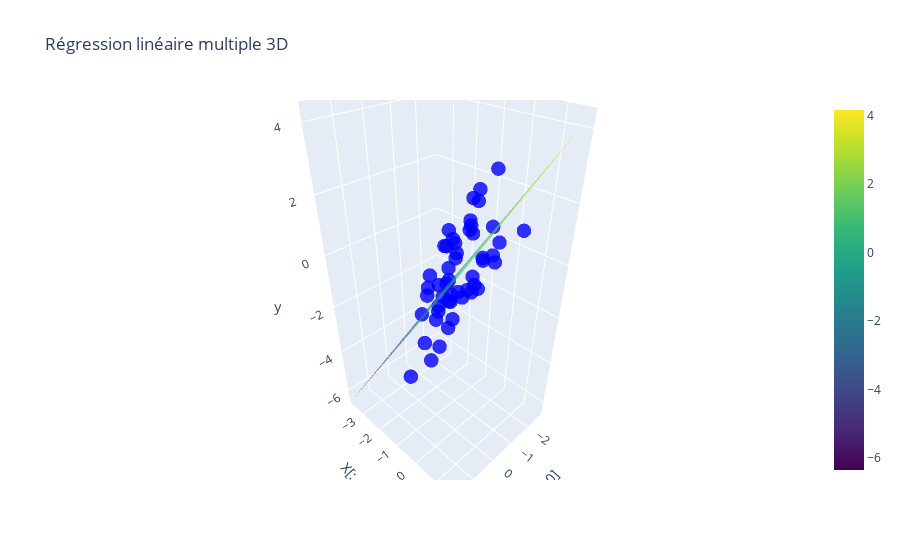

Notebook code cell kept with this figure:
### Code cell
import numpy as np
import plotly.graph_objects as go

# Création d'une grille pour le plan
x1_range = np.linspace(X[:,0].min(), X[:,0].max(), 20)
x2_range = np.linspace(X[:,1].min(), X[:,1].max(), 20)
x1_grid, x2_grid = np.meshgrid(x1_range, x2_range)
y_grid = coef[0] + coef[1]*x1_grid + coef[2]*x2_grid

# Scatter des points
scatter = go.Scatter3d(
    x=X[:,0],
    y=X[:,1],
    z=y,
    mode='markers',
    marker=dict(size=5, color='blue', opacity=0.8),
    name='Données'
)

# Plan de régression
surface = go.Surface(
    x=x1_grid,
    y=x2_grid,
    z=y_grid,
    colorscale='Viridis',
    opacity=0.6,
    name='Plan de régression'
)

# Figure
fig = go.Figure(data=[scatter, surface])
fig.update_layout(
    scene=dict(
        xaxis_title='X[:, 0]',
        yaxis_title='X[:, 1]',
        zaxis_title='y'
    ),
    title='Régression linéaire multiple 3D'
)
fig.show()

### Figure 1 — Plotly figure (JSON) as saved in the notebook; plotly's stock layout.template omitted (floating-point values rounded to 4 significant figures; data arrays with more than 128 entries replaced by an {"elided": "..."} marker saying what was removed)
{"data": [{"marker": {"color": "blue", "opacity": 0.8, "size": 5}, "mode": "markers", "name": "Données", "type": "scatter3d", "x": [-1.033, -1.345, 0.899, -2.086, 0.5753, 0.7092, -2.712, 0.9865, -1.098, -0.6332, -1.305, 0.156, -0.8073, 0.9171, 0.4708, -1.59, -0.6173, -1.992, 0.7157, 0.1844, 1.249, 0.409, -0.338, -1.427, -0.7867, 0.1308, 0.5513, 1.769, 0.4811, -1.312, -1.017, -1.259, 0.6961, -1.283, 0.7678, 1.798, -0.184, 0.201, 0.8279, -0.6758, 1.055, -0.2398, 0.8064, -2.13, 0.9354, -0.495, -0.359, 0.9997, -0.9474, 0.0856], "y": [0.3483, -1.348, 0.4936, 0.6164, -0.9613, 0.3253, -3.646, 0.5731, -0.4717, -0.1927, -0.4852, 0.7923, 0.541, 0.1571, 0.3263, -0.4436, -0.8613, -0.7936, -0.7135, -0.9829, 1.589, 0.09094, -1.699, 0.1535, -1.253, 0.6421, 0.8686, 1.642, 0.2502, -1.873, 0.5796, -0.9843, 0.4373, -2.688, 1.124, -0.1711, 0.5798, -0.4249, 0.4375, 0.5897, 0.2799, 0.1341, 1.12, -1.218, 0.7419, -1.75, -1.166, 0.1118, -1.32, -0.3821], "z": [3.078, -0.247, 2.1, 1.012, -1.461, -0.207, -4.643, -0.8526, 0.8866, 1.282, 1.843, 3.013, 0.6935, -1.856, 1.056, -0.2458, -1.275, -0.4669, -2.395, -0.2285, 0.992, -0.5187, -1.601, 0.02179, 0.27, 0.467, 2.368, 1.292, -1.017, -0.1868, 1.034, -1.786, 1.757, -2.238, 3.086, -2.699, -0.1165, -0.7018, 0.5938, 1.648, -0.2236, -0.4095, 2.421, -1.811, 1.858, -4.674, -0.9262, -0.8184, -0.6291, -0.2703]}, {"colorscale": [[0, "#440154"], [0.1111, "#482878"], [0.2222, "#3e4989"], [0.3333, "#31688e"], [0.4444, "#26828e"], [0.5556, "#1f9e89"], [0.6667, "#35b779"], [0.7778, "#6ece58"], [0.8889, "#b5de2b"], [1, "#fde725"]], "name": "Plan de régression", "opacity": 0.6, "type": "surface", "x": {"elided": "20x20 float values"}, "y": {"elided": "20x20 float values"}, "z": {"elided": "20x20 float values"}}], "layout": {"scene": {"xaxis": {"title": {"text": "X[:, 0]"}}, "yaxis": {"title": {"text": "X[:, 1]"}}, "zaxis": {"title": {"text": "y"}}}, "title": {"text": "Régression linéaire multiple 3D"}}}
